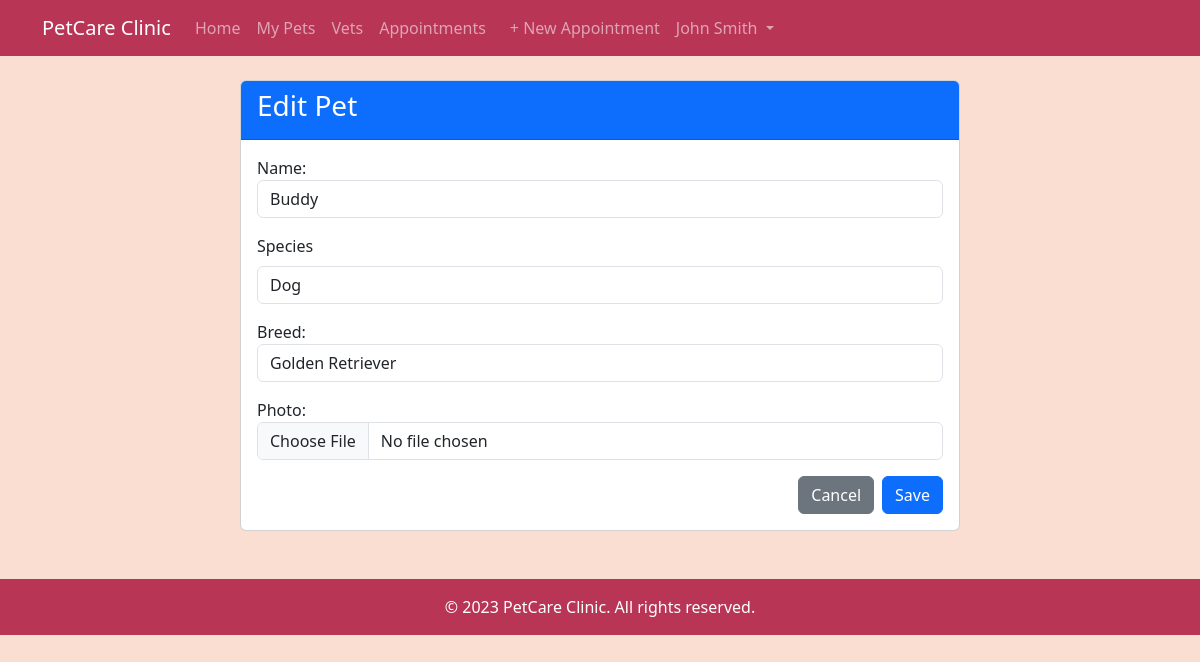
Page /pets/1/edit/ (signed in) on the committed database.
### clinic/models.py (models this page shows, shortened)
class Owner(AbstractUser):
    phone = models.CharField(max_length=15, blank=True)
    profile_picture = models.ImageField(upload_to='profile_pics/', blank=True, null=True)
    class Meta:
        verbose_name = "Owner"
        verbose_name_plural = "Owners"

class Pet(models.Model):
    owner = models.ForeignKey(Owner, on_delete=models.CASCADE, related_name='pets')
    name = models.CharField(max_length=100)
    species = models.CharField(max_length=50)
    breed = models.CharField(max_length=100)
    photo = models.ImageField(upload_to='pet_photos/', null=True, blank=True)
    created_at = models.DateTimeField(auto_now_add=True)
    updated_at = models.DateTimeField(auto_now=True)

### clinic/views.py (the view)
# urls.py: path('pets/<int:pk>/edit/', PetUpdateView.as_view(), name='pet-update'),
class PetUpdateView(LoginRequiredMixin, UpdateView):
    model = Pet
    form_class = PetForm
    template_name = 'clinic/pet_form.html'
    success_url = reverse_lazy('pet-list')
    def get_queryset(self):
        return super().get_queryset().filter(owner=self.request.user)

### clinic/templates/clinic/pet_form.html (shortened to what this page needs)
{% extends 'clinic/base.html' %}
{% block content %}
<div class="container mt-4">
    <div class="row justify-content-center">
        <div class="col-md-8">
            <div class="card">
                <div class="card-header bg-primary text-white">
                    <h3>{% if object %}Edit{% else %}New{% endif %} Pet</h3>
                </div>
                <div class="card-body">
                    <form method="post" enctype="multipart/form-data">
                        <div class="mb-3">
                            {{ form.name.label_tag }}
                            {{ form.name }}
                        </div>
                        <div class="mb-3">
                            <label for="species-select" class="form-label">Species</label>
                            {{ form.species }}
                        </div>
                        <div class="mb-3">
                            {{ form.breed.label_tag }}
                            {{ form.breed }}
                        </div>
                        <div class="mb-3">
                            {{ form.photo.label_tag }}
                            {{ form.photo }}
                        </div>
                        <div class="d-flex justify-content-end gap-2">
                            <a href="{% url 'pet-list' %}" class="btn btn-secondary">Cancel</a>
                            <button type="submit" class="btn btn-primary">Save</button>
                        </div>
                    </form>
                </div>
            </div>
        </div>
    </div>
</div>
{% endblock %}

### clinic/templates/clinic/base.html (shortened to what this page needs)
<!DOCTYPE html>
<html lang="en">
<head>
    <link href="https://cdn.jsdelivr.net/npm/bootstrap@5.3.0/dist/css/bootstrap.min.css" rel="stylesheet">
</head>
<body>
    <nav class="navbar navbar-expand-lg navbar-dark">
        <div class="container">
            <a class="navbar-brand" href="{% url 'clinic-home' %}">PetCare Clinic</a>
            <div class="collapse navbar-collapse" id="navbarNav">
                <ul class="navbar-nav">
                    <li><a class="nav-link" href="{% url 'clinic-home' %}">Home</a></li>
                    {% if user.is_authenticated %}
                        <li><a class="nav-link" href="{% url 'pet-list' %}">My Pets</a></li>
                        <li><a class="nav-link" href="{% url 'vet-list' %}">Vets</a></li>
                        <li><a class="nav-link" href="{% url 'appointment-list' %}">Appointments</a></li>
                        <li><a class="nav-link btn btn-sm btn-primary ms-2" href="{% url 'appointment-create' %}">+ New Appointment</a></li>
                        <li class="nav-item dropdown">
                            <a class="nav-link dropdown-toggle" href="#" id="navbarDropdown" role="button" data-bs-toggle="dropdown">
                                {{ user.get_full_name }}
                            </a>
                        </li>
                    {% else %}
                        <li><a class="nav-link" href="{% url 'owner-login' %}">Login</a></li>
                        <li><a class="nav-link" href="{% url 'owner-register' %}">Register</a></li>
                    {% endif %}
                </ul>
            </div>
        </div>
    </nav>
    <div class="container">
        {% block content %}{% endblock %}
    </div>
    <footer class="mt-5 py-3 text-center" style="background-color: var(--maroon); color: white;">
        <p class="mb-0">© 2023 PetCare Clinic. All rights reserved.</p>
    </footer>
</body>
</html>

### clinic/templates/clinic/base.html (style rules this page uses)
:root { --maroon: #b83556; --parrot-pink: #dc97a5; --ucla-blue: #55768c; --lumber: #faded2; --milk-chocolate: #845747; }
body { background-color: var(--lumber); font-family: 'Segoe UI', Tahoma, Geneva, Verdana, sans-serif; }
.navbar { background-color: var(--maroon); }

### rows in the picture
Owner: get_full_name "John Smith"
Pet: name "Buddy", species "Dog", breed "Golden Retriever"
